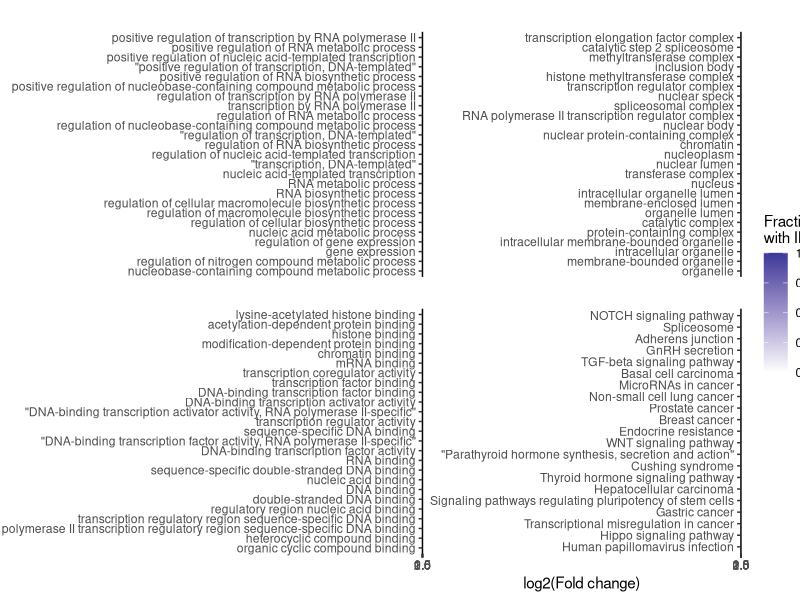
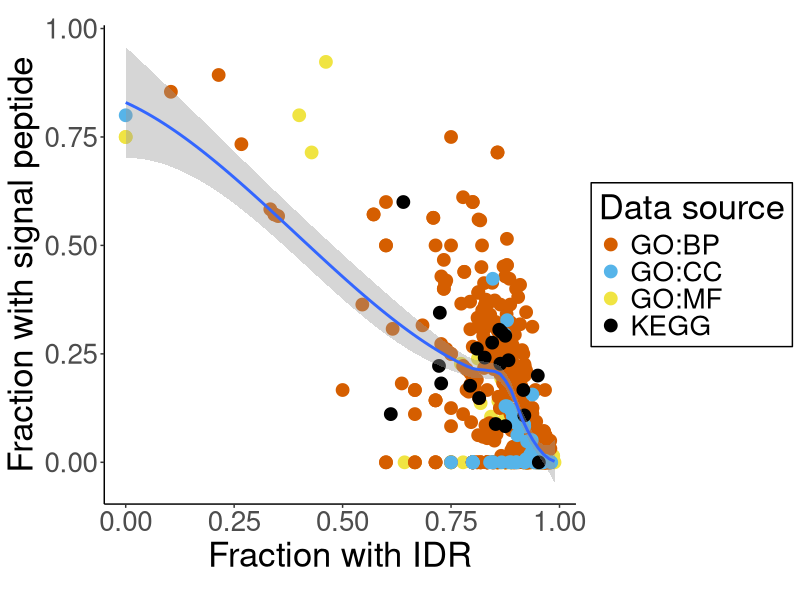
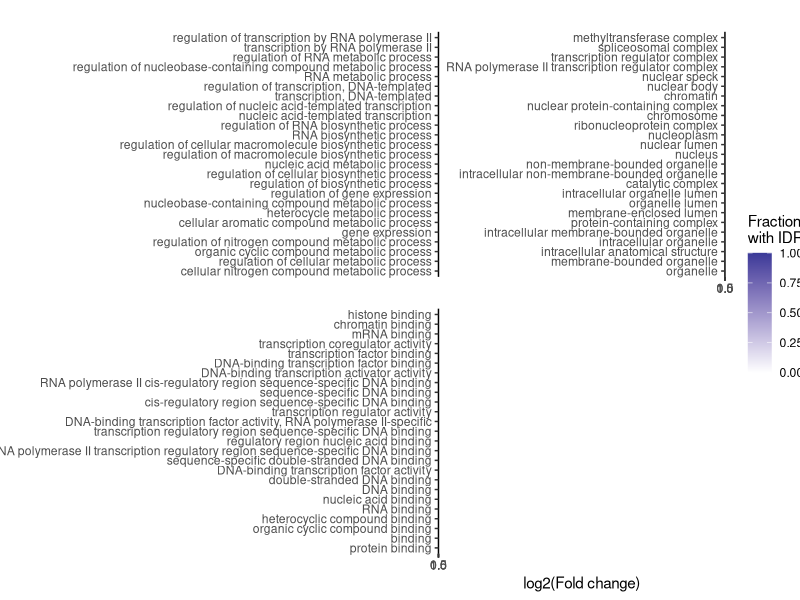

Recreate these plots in R, in order.
library(tidyverse)
cbPalette <- c("#D55E00", "#56B4E9", "#F0E442", "#000000", "#CC79A7", "#009E73", "#0072B2", "#E69F00")

data_df <- read.table("../data_for_sub/gpprofiler_ora.tsv", sep="\t", header=TRUE, quote="")

# Arrange data frame by descending log2(fold change)
plot_df <- data_df %>% arrange(log2fc)
fold_levels <- factor(plot_df$term_name, ordered=TRUE)
plot_df$term_name <- factor(plot_df$term_name, levels=fold_levels)

# For the four different data sources, plot the 25 over-represented terms with the
# lowest p value. Bars will be shaded based on IDR content in the term
plot_df %>% group_by(source) %>% slice_max(n=25, order_by=negative_log10_of_adjusted_p_value) %>% ungroup() %>% 
  ggplot(aes(y=term_name, x=log2fc, fill=idr_fraction)) +
  scale_fill_gradient2(limits=c(0, 1)) +
  geom_bar(stat="identity") +
  theme_classic() +
  labs(fill="Fraction\nwith IDR") +
  xlab("log2(Fold change)") +
  theme(axis.title.y = element_blank()) +
  facet_wrap(~source, scales="free_y", nrow = 2)

data_df %>% 
  ggplot(aes(x=idr_fraction, y=signal_fraction)) +
  geom_point(size = 4, aes(colour=source)) +
  geom_smooth() +
  theme_classic() +
  theme(text=element_text(size=25), 
        legend.background = element_rect(linetype = "solid", colour="black")) +
  coord_fixed() +
  labs(colour = "Data source") +
  xlab("Fraction with IDR") +
  ylab("Fraction with signal peptide") +
  scale_color_manual(values=cbPalette)

#############################
### SUPPLEMENTAL ANALYSES ###
#############################

# proteins with signal peptides
data_df <- read.table("../data_for_sub/gProfiler_all_with_sigpep_reformat_processed.tsv", sep="\t", header=TRUE, quote="")
# proteins without signal peptide but with disorder promoting STR
data_df <- read.table("../data_for_sub/gProfiler_no_sigpep_disorder_promoting_reformat_processed.tsv", sep="\t", header=TRUE, quote="")

# Arrange data frame by descending log2(fold change)
plot_df <- data_df %>% filter(!source == 'KEGG') %>% arrange(log2fc)
fold_levels <- factor(plot_df$term_name, ordered=TRUE)
plot_df$term_name <- factor(plot_df$term_name, levels=fold_levels)

# For the three GO domains, plot the 25 over-represented terms with the
# lowest p value. Bars will be shaded based on IDR content in the term
plot_df %>% group_by(source) %>% 
  slice_max(n=25, order_by=negative_log10_of_adjusted_p_value) %>% 
  ungroup() %>% 
  ggplot(aes(y=term_name, x=log2fc, fill=idr_fraction)) +
  scale_fill_gradient2(limits=c(0, 1)) +
  geom_bar(stat="identity", colour="black") +
  theme_classic() +
  labs(fill="Fraction\nwith IDR") +
  xlab("log2(Fold change)") +
  theme(axis.title.y = element_blank()) +
  facet_wrap(~source, scales="free_y", nrow = 2)
